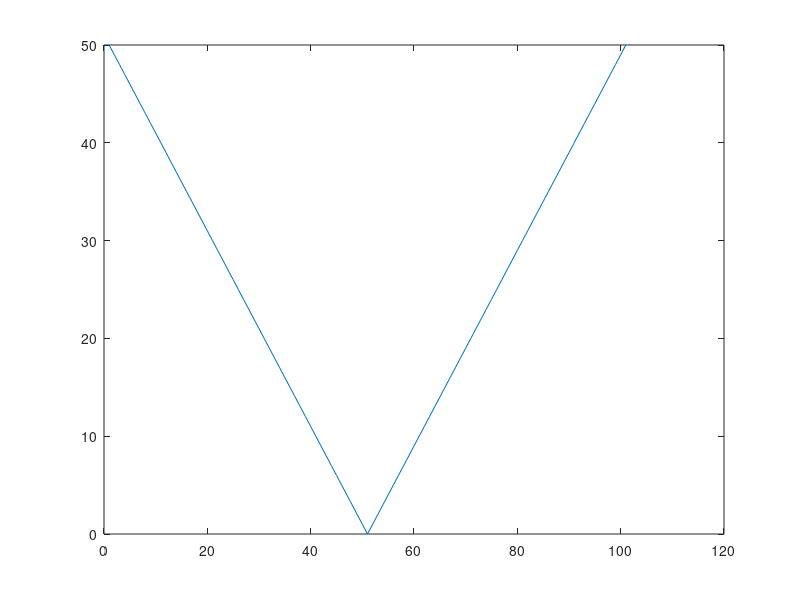
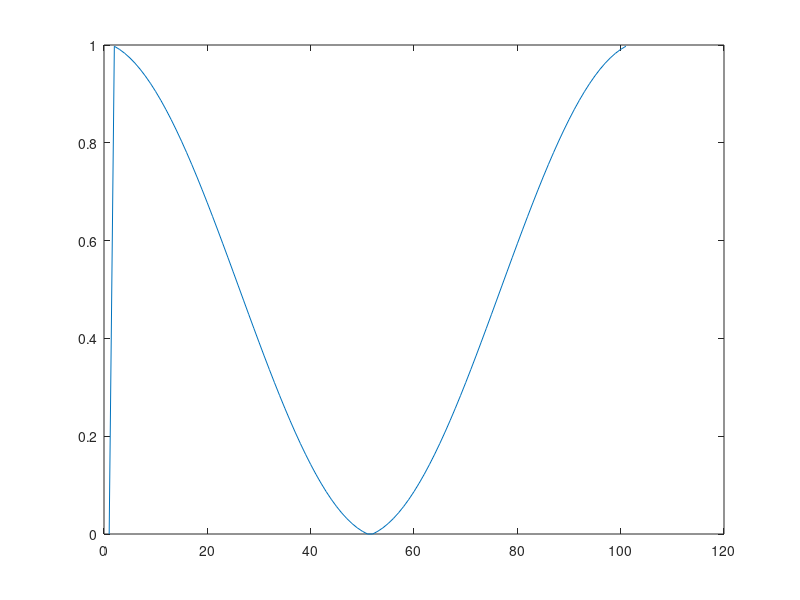
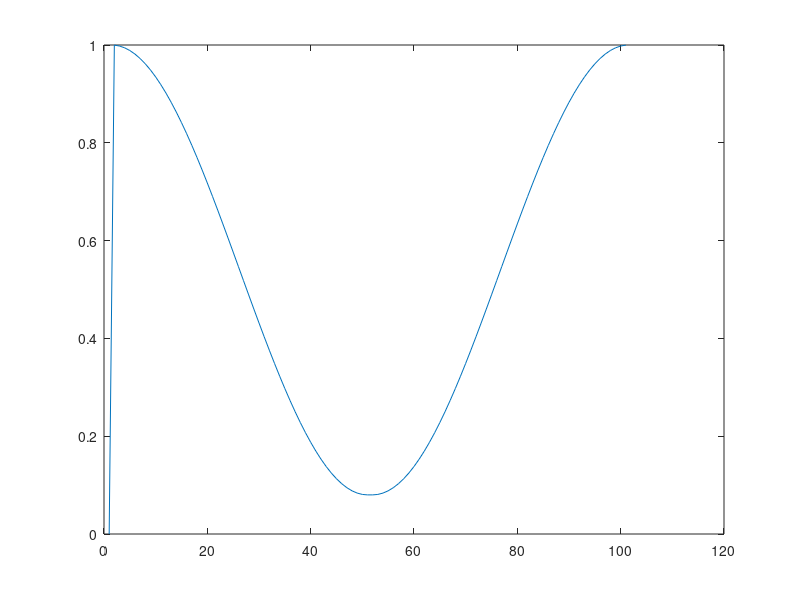

Here is the MATLAB script that generated these plots, in order:

ramp = [0 1:50 50:-1:1]; % Ram-Lak
filter_f = fftshift(transpose(ifft(ramp)));
display(norm(imag(filter_f))/norm(real(filter_f)))
plot(fftshift(ramp))

%% 

w = window(@barthannwin, 100);
ramp = [0 fftshift(w')];  
filter_f = fftshift(transpose(ifft(ramp)));
display(norm(imag(filter_f))/norm(real(filter_f)))
figure
plot(ramp)


%%

w = window(@hamming, 100);
ramp = [0 fftshift(w')]; 
filter_f = fftshift(transpose(ifft(ramp)));
display(norm(imag(filter_f))/norm(real(filter_f)))
figure
plot(ramp)

